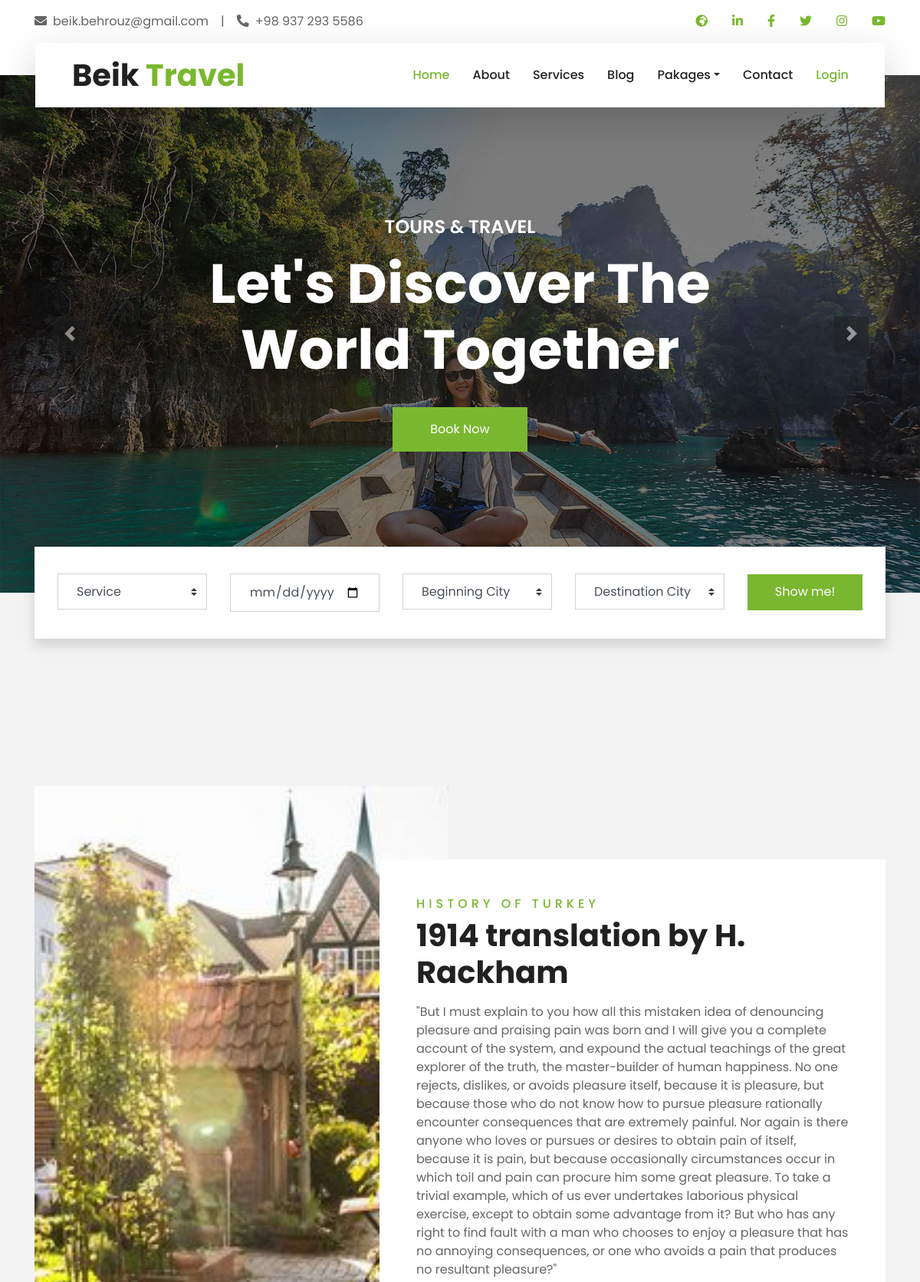
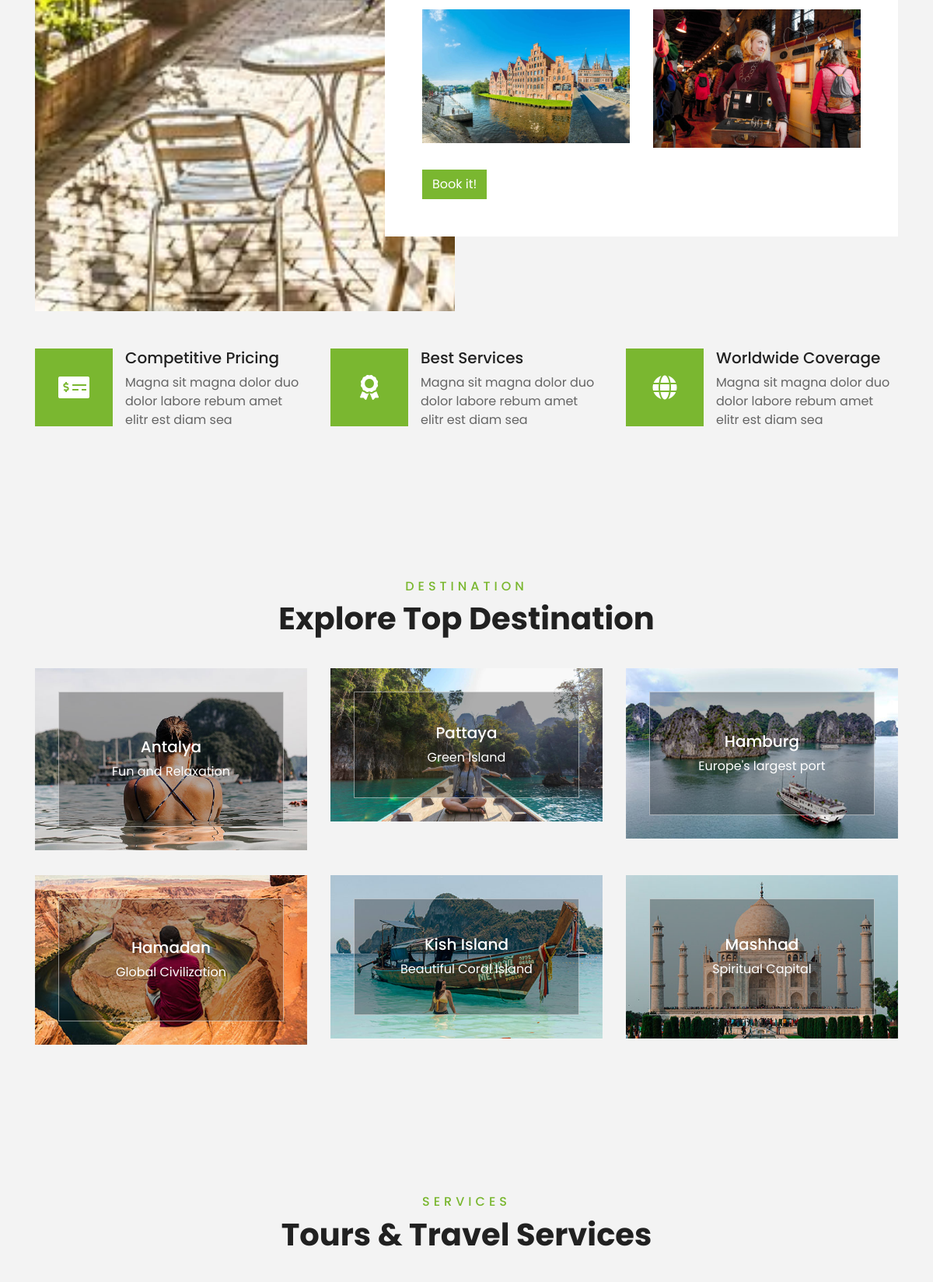
The page / (upper part) on the database its author committed (2 pictures, top to bottom).
### Blog/models.py (models this page shows, shortened)
class ArticleImg(models.Model):
    title = models.CharField(max_length=15, default="0")
    image = models.ImageField(upload_to='Frame')
    article = models.ForeignKey(Article, on_delete=models.CASCADE)
    imgOrder = models.PositiveIntegerField()

class Article(models.Model):
    STATUS_CHOISES =(
        ('pub' , 'Published'),
        ('drf', 'Draft'),
    )
    title = models.CharField(max_length=50)
    frame = models.ForeignKey(Frame, on_delete=models.CASCADE)
    create = models.DateTimeField(auto_now_add=True)
    update = models.DateTimeField(auto_now=True)
    author = models.ForeignKey( CustomUser, on_delete=models.CASCADE )
    status = models.CharField(choices=STATUS_CHOISES,max_length=3,default='drf')

class ArticlePart(models.Model):
    partTitle = models.CharField(max_length=50)
    text = models.TextField()
    article = models.ForeignKey(Article, on_delete=models.CASCADE)
    partOrder = models.PositiveIntegerField()

class ArticleLink(models.Model):
    title = models.CharField(max_length=50, default="0")
    link = models.CharField(max_length=150)
    article = models.ForeignKey(Article, on_delete=models.CASCADE)
    linkOrder = models.PositiveIntegerField()

### Home/models.py (models this page shows, shortened)
class City (models.Model):
    state = models.ForeignKey(State, on_delete=models.CASCADE)
    city = models.CharField(max_length=50, unique=True)
    image = models.ImageField(upload_to='City', blank=True, null=True)
    home_page_display = models.BooleanField(default=False)
    short_description = models.CharField(max_length=25, blank=True, null=True)

### Home/views.py (the view)
# urls.py: path('', views.index, name='index'),
def index(request):
    class MyArticles:
        def __init__(self, selectarticle):
            self.id = selectarticle.id
            self.img = ArticleImg.objects.get(article_id=selectarticle.id, imgOrder=1)
            self.part = ArticlePart.objects.get(article_id=selectarticle.id, partOrder=1)
            self.title = selectarticle.title
            self.create = selectarticle.create
            self.month = (datetime.datetime.strptime(str(self.create.month), "%m")).strftime("%b")
            self.update = selectarticle.update
            self.author = selectarticle.author
            self.status = selectarticle.status
    newestArticles = Article.objects.all().order_by('-update')[:3]
    articles = []
    for a in newestArticles:
        if a.status == 'pub':
            articles.append(MyArticles(a))
    selectedArticle = SpecialPosition.objects.get(title='Homepage')
    homePageArticle = MyArticle(Article.objects.get(id=selectedArticle.article.id))
    cities = City.objects.filter(home_page_display=True).order_by('-id')[:6]
    Guides = CustomUser.objects.filter(usertype='Gu').order_by('-id')
    users = CustomUser.objects.filter(usertype='Us').order_by('-id')
    destinations = City.objects.all()
    tour = Tour.objects.filter(home_page_display=True).order_by('-id')[:6]
    comments = Comment.objects.filter(active=True).order_by('-id')[:6]
    context = {
        'destinations': destinations,
        'SignIn': 'Sign In',
        'SignOut': 'SignOut',
        'SignUp': 'SignUp',
        'Search': 'Search',
        'Services': 'Services',
        'Menu': 'Menu',
        'cities':cities,
        'tour':tour,
        'Guides':Guides,
        'users' : users,
        'myarticle' : homePageArticle,
        'articles':articles,
        'comments':comments,
    }
    return (render(request,'Home/index.html', context))

### Home/models.py (called while the page is built)
    def tour_duration(self):
        timediff = self.transportBack.recivetime - self.transportGo.starttime
        return timediff.days

### Home/templates/Home/index.html (shortened to what this page needs)
{% extends '_base.html' %}
{% load static %}
{% load djmoney %}
{% block static%}
    <link href="{% static 'lib/owlcarousel/assets/owl.carousel.min.css' %}" rel="stylesheet">
    <link href="{% static 'lib/tempusdominus/css/tempusdominus-bootstrap-4.min.css' %}" rel="stylesheet" />
    <link href="{% static 'css/style.css' %}" rel="stylesheet">
    <link href="{% static 'css/newstyle.css' %}" rel="stylesheet">
{%endblock%}
{% block body %}
    <div class="container-fluid p-0">
        <div id="header-carousel" class="carousel slide" data-ride="carousel">
            <div class="carousel-inner">
                <div class="carousel-item active">
                    <img class="w-100" src="{% static 'img/carousel-1.jpg' %}" alt="Image">
                    <div class="carousel-caption d-flex flex-column align-items-center justify-content-center">
                        <div class="p-3" style="max-width: 900px;">
                            <h4 class="text-white text-uppercase mb-md-3">Tours & Travel</h4>
                            <h1 class="display-3 text-white mb-md-4">Let's Discover The World Together</h1>
                            <a href="{% url 'Home:package' %}" class="btn btn-primary py-md-3 px-md-5 mt-2">Book Now</a>
                        </div>
                    </div>
                </div>
            </div>
            <a class="carousel-control-prev" href="#header-carousel" data-slide="prev">
                <div class="btn btn-dark" style="width: 45px; height: 45px;">
                    <span class="carousel-control-prev-icon mb-n2"></span>
                </div>
            </a>
            <a class="carousel-control-next" href="#header-carousel" data-slide="next">
                <div class="btn btn-dark" style="width: 45px; height: 45px;">
                    <span class="carousel-control-next-icon mb-n2"></span>
                </div>
            </a>
        </div>
    </div>
    {% include 'Booking.html' %}
    <div class="container-fluid py-5">
        <div class="container pt-5">
            {% include myarticle.frame %}
        </div>
    </div>
    <div class="container-fluid pb-5">
        <div class="container pb-5">
            <div class="row">
                <div class="col-md-4">
                    <div class="d-flex mb-4 mb-lg-0">
                        <div class="d-flex flex-shrink-0 align-items-center justify-content-center bg-primary mr-3" style="height: 100px; width: 100px;">
                            <i class="fa fa-2x fa-money-check-alt text-white"></i>
                        </div>
                        <div class="d-flex flex-column">
                            <h5 class="">Competitive Pricing</h5>
                            <p class="m-0">Magna sit magna dolor duo dolor labore rebum amet elitr est diam sea</p>
                        </div>
                    </div>
                </div>
                <div class="col-md-4">
                    <div class="d-flex mb-4 mb-lg-0">
                        <div class="d-flex flex-shrink-0 align-items-center justify-content-center bg-primary mr-3" style="height: 100px; width: 100px;">
                            <i class="fa fa-2x fa-award text-white"></i>
                        </div>
                        <div class="d-flex flex-column">
                            <h5 class="">Best Services</h5>
                            <p class="m-0">Magna sit magna dolor duo dolor labore rebum amet elitr est diam sea</p>
                        </div>
                    </div>
                </div>
                <div class="col-md-4">
                    <div class="d-flex mb-4 mb-lg-0">
                        <div class="d-flex flex-shrink-0 align-items-center justify-content-center bg-primary mr-3" style="height: 100px; width: 100px;">
                            <i class="fa fa-2x fa-globe text-white"></i>
                        </div>
                        <div class="d-flex flex-column">
                            <h5 class="">Worldwide Coverage</h5>
                            <p class="m-0">Magna sit magna dolor duo dolor labore rebum amet elitr est diam sea</p>
                        </div>
                    </div>
                </div>
            </div>
        </div>
    </div>
    <div id="dest" class="container-fluid py-5">
        <div class="container pt-5 pb-3">
            <div class="text-center mb-3 pb-3">
                <h6 class="text-primary text-uppercase" style="letter-spacing: 5px;">Destination</h6>
                <h1>Explore Top Destination</h1>
            </div>
            <div class="row">
            {% for c in cities %}
                <div class="col-lg-4 col-md-6 mb-4">
                    <div class="destination-item position-relative overflow-hidden mb-2">
                        <img class="img-fluid" src="{{ c.image.url }}" alt="{{ c.city }}">
                        <a class="destination-overlay text-white text-decoration-none" href="">
                            <h5 class="text-white">{{ c.city }}</h5>
                            <span>{{ c.short_description }}</span>
                        </a>
                    </div>
                </div>
            {% endfor %}
            </div>
        </div>
    </div>
    <div class="container-fluid py-5">
        <div class="container pt-5 pb-3">
            <div class="text-center mb-3 pb-3">
                <h6 class="text-primary text-uppercase" style="letter-spacing: 5px;">Services</h6>
                <h1>Tours & Travel Services</h1>
            </div>
        </div>
    </div>
{% endblock %}

### templates/blogFrame1.html
{% load static %}
        <div class="row">
            <div class="col-lg-6" style="min-height: 500px;">
                <div class="position-relative h-100">
                    <img class="position-absolute w-100 h-100" src="{{ myarticle.images.0.image.url }}" alt="{{ myarticle.title }}" style="object-fit: cover;">
                </div>
            </div>
            <div class="col-lg-6 pt-5 pb-lg-5">
                <div class="about-text bg-white p-4 p-lg-5 my-lg-5">
                    <h6 class="text-primary text-uppercase" style="letter-spacing: 5px;">{{ myarticle.title }}</h6>
                    <h1 class="mb-3">{{ myarticle.parts.0.partTitle }}</h1>
                    <p>{{ myarticle.parts.0.text }}</p>
                    <div class="row mb-4">
                        <div class="col-6">
                            <img class="img-fluid" src="{{ myarticle.images.1.image.url }}" alt="{{ myarticle.images.1.title }}">
                        </div>
                        <div class="col-6">
                            <img class="img-fluid" src="{{ myarticle.images.2.image.url }}" alt="{ myarticle.images.2.title }}">
                        </div>
                    </div>
                    <a href="{{ myarticle.links.0.link }}" class="btn btn-primary mt-1">{{ myarticle.links.0.title }}</a>
                </div>
            </div>
        </div>

### rows shown on the page
ArticleImg: images.0.image (picture)
Article: title "HISTORY OF TURKEY"
ArticlePart: parts.0.partTitle "1914 translation by H. Rackham", parts.0.text "\"But I must explain to you how all this mistaken idea of denouncing pleasure and praising pain was born and I will give you a complete account of the system, and expound the actual teachings of the great explorer of the truth, the master-builder of human happiness. No one rejects, dislikes, or avoids pleasure itself, because it is pleasure, but because those who do not know how to pursue pleasure rationally encounter consequences that are extremely painful. Nor again is there anyone who loves or pursues or desires to obtain pain of itself, because it is pain, but because occasionally circumstances occur in which toil and pain can procure him some great pleasure. To take a trivial example,…"
ArticleImg: images.1.image (picture)
ArticleImg: images.2.image (picture)
ArticleLink: links.0 "Book it!"
City: image (picture), city "Antalya", short_description "Fun and Relaxation"
City: image (picture), city "Pattaya", short_description "Green Island"
City: image (picture), city "Hamburg", short_description "Europe's largest port"
City: image (picture), city "Hamadan", short_description "Global Civilization"
City: image (picture), city "Kish Island", short_description "Beautiful Coral Island"
City: image (picture), city "Mashhad", short_description "Spiritual Capital"
